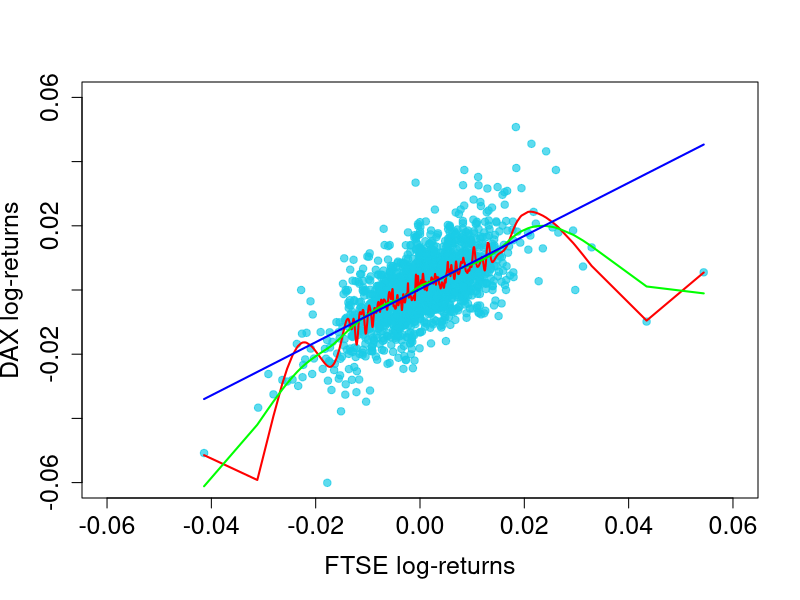

Source code (R):
# load necessary packages
require(datasets)
require(class)
require(grDevices)
require(lattice)

# define log-returns for the DAX and FTSE indeces
r.dax = diff(log(EuStockMarkets[, 1]))
r.ftse = diff(log(EuStockMarkets[, 4]))

# estimated log-returns for the DAX index for different bandwidths
splines.reg.l1 = smooth.spline(x = r.ftse, y = r.dax, spar = 0.2)  # lambda = 0.2
splines.reg.l2 = smooth.spline(x = r.ftse, y = r.dax, spar = 1)  # lambda = 1
splines.reg.l3 = smooth.spline(x = r.ftse, y = r.dax, spar = 2)  # lambda = 2

# plot for the regression results
par(cex.axis = 1.5, cex.lab = 1.5, pch = 19, cex = 1)  # graphical parameters
plot(r.ftse, r.dax, xlim = c(-0.06, 0.06), ylim = c(-0.06, 0.06), xlab = "FTSE log-returns", ylab = "DAX log-returns", 
    col = rgb(0.1, 0.8, 0.9, alpha = 0.7))
lines(splines.reg.l1, col = "red", lwd = 2)  # regression line with lambda = 0.2
lines(splines.reg.l2, col = "green", lwd = 2)  # regression line with lambda = 1
lines(splines.reg.l3, col = "blue", lwd = 2)  # regression line with lambda = 2

 
 TRUE
